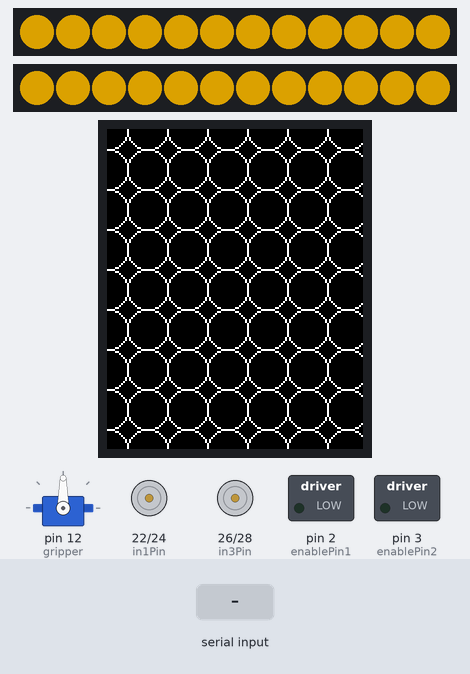
Bench run of a sketch on a simulated Arduino Mega 2560, built with avr-gcc and run on an emulated ATmega2560. Parts: 2 × 12 RGB LEDs in strip order, left to right, 128×160 colour display, servo, motor-driver pin pairs drawn as motors (green arrow = first pin HIGH = forward, orange = second pin HIGH = backward, longer = more drive), switched loads named in the sketch (green lamp = pin HIGH). Inputs (shaded band) come from the test bench. Dim RGB values are drawn brighter than linear; what the sketch prints to the serial monitor is not drawn.

Above: at 1.4 s.
1.5 s: byte 90 received over Serial
At 1.62 s:
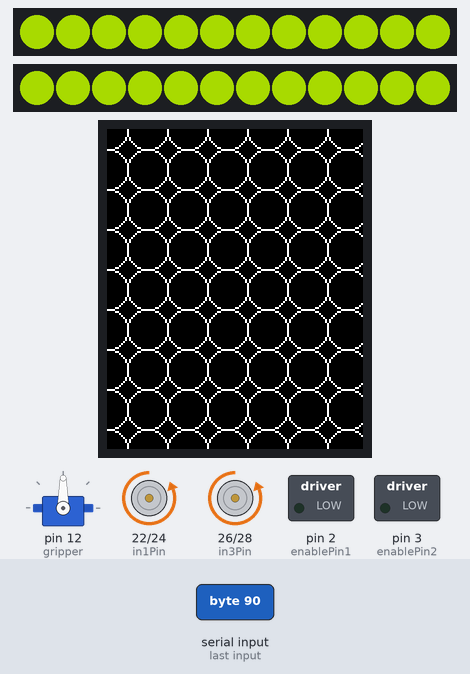
4.1 s: byte 30 received over Serial
At 4.36 s:
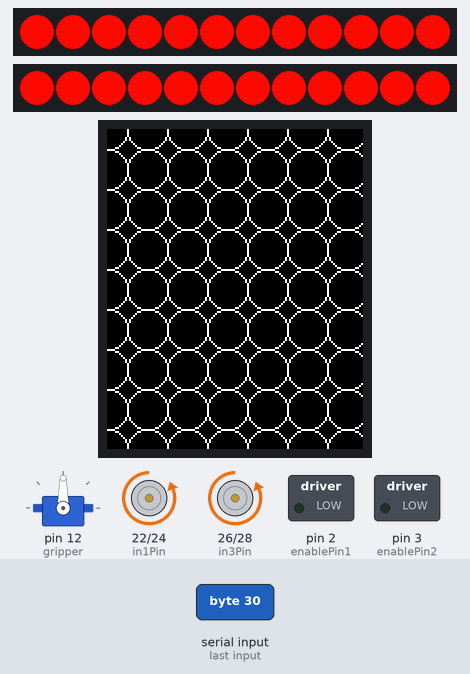
7.1 s: byte 120 received over Serial
At 8.92 s:
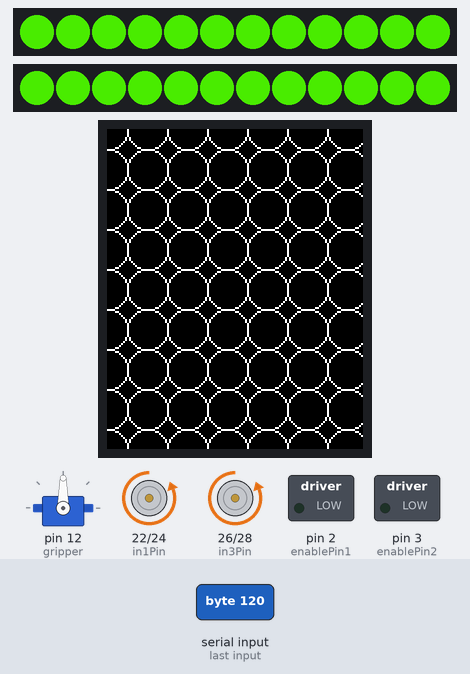
10.1 s: byte 30 received over Serial
At 13.17 s:
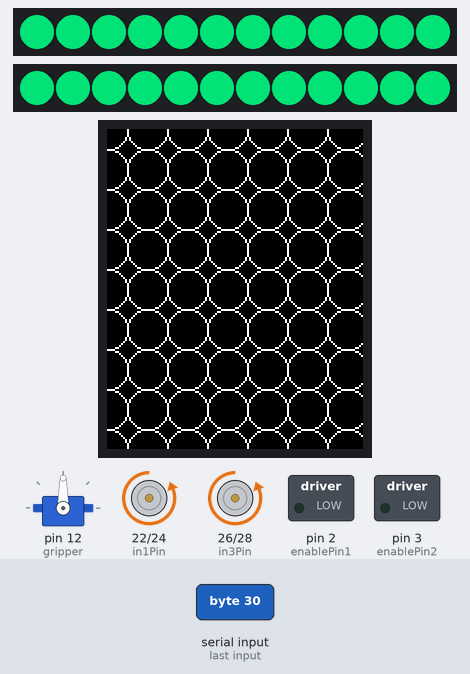
Timing chart, 0 to 14.7 s (numbered marks = the images above; inputs shaded):
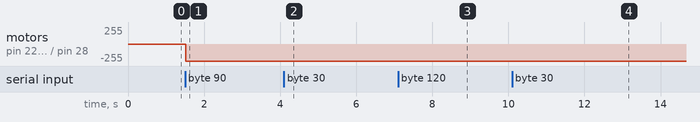

The sketch:

InitTest.ino
```cpp
#include <SPI.h>
#include <Adafruit_DotStar.h>
#include <Adafruit_GFX.h>    // Core graphics library
#include <Adafruit_ST7735.h> // Hardware-specific library
#include <SPI.h>
#include <Servo.h>

#define NUMPIXELS1 12
#define NUMPIXELS2 12

#define DATAPIN1   7
#define CLOCKPIN1  6
#define DATAPIN2   5
#define CLOCKPIN2  4

Adafruit_DotStar botStripLeft = Adafruit_DotStar(NUMPIXELS1, DATAPIN1, CLOCKPIN1, DOTSTAR_BGR);
Adafruit_DotStar botStripRight = Adafruit_DotStar(NUMPIXELS2, DATAPIN2, CLOCKPIN2, DOTSTAR_BGR);

#define TFT_CS     45
#define TFT_RST    51
#define TFT_DC     53
#define TFT_SCLK   49
#define TFT_MOSI   47

Adafruit_ST7735 tft = Adafruit_ST7735(TFT_CS, TFT_DC, TFT_MOSI, TFT_SCLK, TFT_RST);


Servo gripper;

int pos = 0;

//MotorController Pins
int in1Pin = 22;
int enablePin1 = 2;
int in2Pin = 24;
int in3Pin = 26;
int enablePin2 = 3;
int in4Pin = 28;

byte val;
bool isNotMoving = true;
bool isGrip = true;

//Making a slight change to test my GitHub skills!

void setup() {
  botStripLeft.begin();
  botStripLeft.show();
  botStripRight.begin();
  botStripRight.show();

  Serial.begin(9600);

  pinMode(in1Pin, OUTPUT);
  pinMode(in2Pin, OUTPUT);
  pinMode(enablePin1, OUTPUT);
  pinMode(in3Pin, OUTPUT);
  pinMode(in4Pin, OUTPUT);
  pinMode(enablePin2, OUTPUT);

  tft.initR(INITR_BLACKTAB);
  testdrawcircles(10, ST7735_WHITE);

  gripper.attach(12);
}

int      head  = 0, tail = -10; // Index of first 'on' and 'off' pixels
uint32_t color = 0xFF0000;

void loop() {
  if (Serial.available()) {
    val = Serial.read();
    Serial.println(int(val));
    motorMove(int(val));
  }
 else {
  if (isNotMoving)
    rainbow();
  else
    motorMove(int(val));
  }
}
void motorMove(int x) {
  if (x == 89 || x == 90) //Stop
  {
    setMotor1(0, true);
    setMotor2(0, true);
    doubleBotColor(botStripLeft.Color(255, 0, 0));
    isNotMoving = true;
  }

  if (x == 66) //Move front
  {
    setMotor1(255, true);
    setMotor2(255, true);
    doubleBotColor(botStripLeft.Color(0, 0, 255));
    isNotMoving = false;
  }

  if (x == 78) //Move back
  {
    setMotor1(255, false);
    setMotor2(255, false);
    doubleBotColor(botStripLeft.Color(0, 255, 0));
    isNotMoving = false;
  }

  if (x == 77) //left
  {
    setMotor1(255, false);
    setMotor2(255, true);
    isNotMoving = false;
  }

  if (x == 87) //right
  {
    setMotor1(255, true);
    setMotor2(255, false);
    isNotMoving = false;
  }

  if (x == 82) //grip ena
  {
    if (isGrip) {
      gripper.write(180);
      isGrip = false;
    }
    else {
      gripper.write(0);
      isGrip = true;
    }
  }
}

void setMotor1(int speed, boolean reverse)
{
  analogWrite(enablePin1, speed);
  digitalWrite(in1Pin, !reverse);
  digitalWrite(in2Pin, reverse);
}

void setMotor2(int speed, boolean reverse)
{
  analogWrite(enablePin2, speed);
  digitalWrite(in3Pin, !reverse);
  digitalWrite(in4Pin, reverse);
}

void doubleBotColor(uint32_t c) { //C is color
  for (uint16_t i = 0; i < botStripLeft.numPixels(); i++) {
    botStripLeft.setPixelColor(i, c);
    botStripRight.setPixelColor(i, c);
    botStripLeft.show();
    botStripRight.show();
  }
}

void doubleBotSepColor(uint32_t c1, uint32_t c2) {
  for (uint16_t i = 0; i < botStripLeft.numPixels(); i++) {
    botStripLeft.setPixelColor(i, c1);
    botStripRight.setPixelColor(i, c2);
    botStripLeft.show();
    botStripRight.show();
  }
}

void rainbow(){
  for (int x = 0;  x < 255; x++) {
      doubleBotColor(Wheel(x));
      delay(5);
          if (Serial.available() > 0)
            break;
  }
}

uint32_t Wheel(byte WheelPos) {
  WheelPos = 255 - WheelPos;
  if (WheelPos < 85) {
    return botStripLeft.Color(255 - WheelPos * 3, 0, WheelPos * 3);
  }
  if (WheelPos < 170) {
    WheelPos -= 85;
    return botStripLeft.Color(0, WheelPos * 3, 255 - WheelPos * 3);
  }
  WheelPos -= 170;
  return botStripLeft.Color(WheelPos * 3, 255 - WheelPos * 3, 0);
}

void testdrawcircles(uint8_t radius, uint16_t color) {
  for (int16_t x=0; x < tft.width()+radius; x+=radius*2) {
    for (int16_t y=0; y < tft.height()+radius; y+=radius*2) {
      tft.drawCircle(x, y, radius, color);
    }
  }
}

/*
    for (int x = 0; x <= 255; x++) {
        setMotor1(x,false);
        setMotor2(x,false);
        Serial.println(x);
        delay(100);
      }

    for (int x = 255; x >= 0; x--) {
        setMotor1(x,false);
        setMotor2(x,false);
        Serial.println(x);
        delay(100);
      }

  botStrip.setPixelColor(head, color);
  botStrip.setPixelColor(tail, 0);
  botStrip.show();
  delay(20);

  if(++head >= NUMPIXELS1) {
    head = 0;
    if((color >>= 8) == 0)
      color = 0xFF0000;
  }
  if(++tail >= NUMPIXELS1) tail = 0;
 */
```

Measured:
- after the input at 1.5 s, motor on pin 22 (in1Pin) / pin 24 (in2Pin), motor on pin 26 (in3Pin) / pin 28 (in4Pin): stopped → backward 255/255 at once
